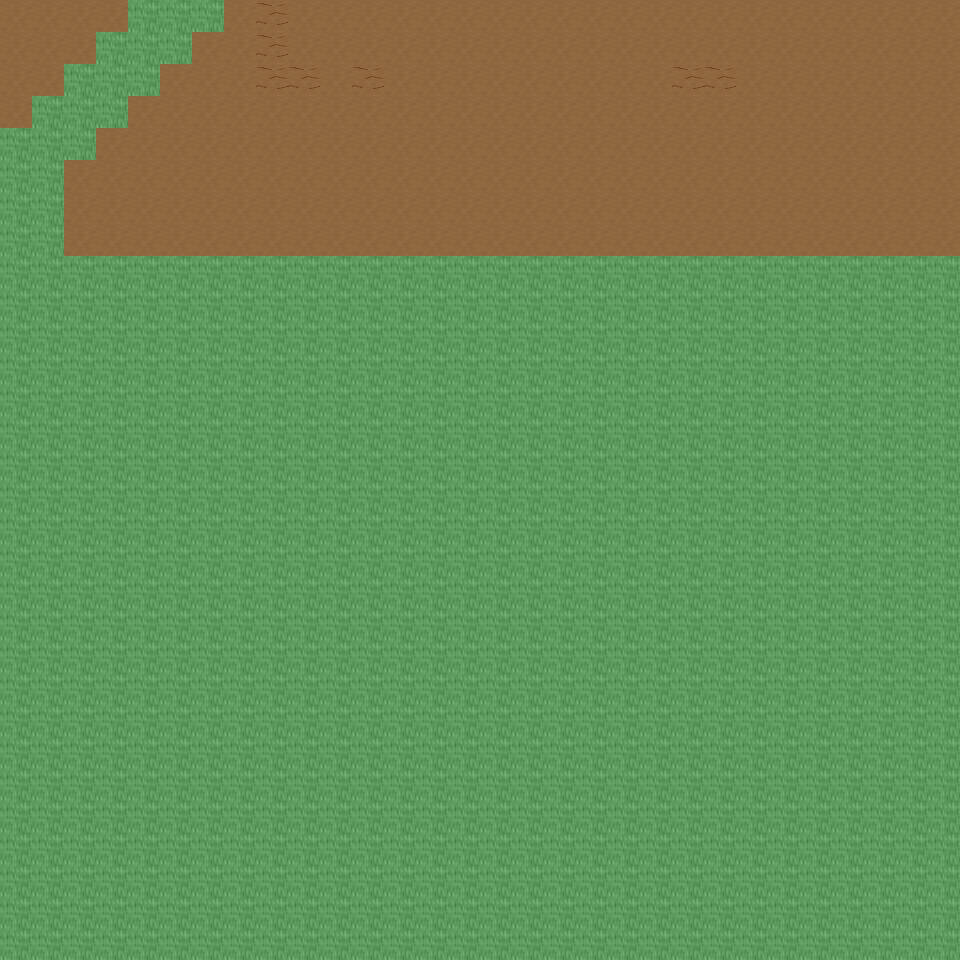

A 2D game scene composited from a Tiled map and its tileset images. What follows is a short description and the map's XML, with each tile layer's data collapsed to a summary:
An orthogonal 30x30 tile map with 32x32 px tiles, 6 tile layers (Ground, Object, Object2, Above, ...), 17 tilesets and 3 objects (3x mapchange).

<map version="1.0" orientation="orthogonal" renderorder="right-down" width="30" height="30" tilewidth="32" tileheight="32" nextobjectid="4">
  <tileset firstgid="1" name="tileset_ground_ground" tilewidth="32" tileheight="32" tilecount="33" columns="3">
    <image source="../drawable/tileset_ground_ground.png" width="96" height="352" />
  </tileset>
  <tileset firstgid="34" name="tileset_ground_rock_pebbles" tilewidth="32" tileheight="32" tilecount="3" columns="1">
    <image source="../drawable/tileset_ground_rock_pebbles.png" width="32" height="96" />
  </tileset>
  <tileset firstgid="37" name="tileset_ground_grass_edges" tilewidth="32" tileheight="32" tilecount="36" columns="12">
    <image source="../drawable/tileset_ground_grass_edges.png" width="384" height="96" />
  </tileset>
  <tileset firstgid="73" name="tileset_plant_flower_daisy_white" tilewidth="32" tileheight="32" tilecount="8" columns="2">
    <image source="../drawable/tileset_plant_flower_daisy_white.png" width="64" height="128" />
  </tileset>
  <tileset firstgid="81" name="tileset_ground_ridge_earth_dark" tilewidth="32" tileheight="32" tilecount="96" columns="12">
    <image source="../drawable/tileset_ground_ridge_earth_dark.png" width="384" height="256" />
  </tileset>
  <tileset firstgid="177" name="tileset_plant_grasses" tilewidth="32" tileheight="32" tilecount="6" columns="3">
    <image source="../drawable/tileset_plant_grasses.png" width="96" height="64" />
  </tileset>
  <tileset firstgid="183" name="tileset_ground_earth_edges" tilewidth="32" tileheight="32" tilecount="18" columns="6">
    <image source="../drawable/tileset_ground_earth_edges.png" width="192" height="96" />
  </tileset>
  <tileset firstgid="201" name="tileset_ground_pothole" tilewidth="32" tileheight="32" tilecount="4" columns="4">
    <image source="../drawable/tileset_ground_pothole.png" width="128" height="32" />
  </tileset>
  <tileset firstgid="205" name="tileset_item_statue_green_stone_3" tilewidth="32" tileheight="32" tilecount="3" columns="1">
    <image source="../drawable/tileset_item_statue_green_stone_3.png" width="32" height="96" />
  </tileset>
  <tileset firstgid="208" name="tileset_ground_rock_rocks_2" tilewidth="32" tileheight="32" tilecount="4" columns="2">
    <image source="../drawable/tileset_ground_rock_rocks_2.png" width="64" height="64" />
  </tileset>
  <tileset firstgid="212" name="tileset_logic_collision" tilewidth="32" tileheight="32" tilecount="1" columns="1">
    <image source="../drawable/tileset_logic_collision.png" width="32" height="32" />
  </tileset>
  <tileset firstgid="213" name="tileset_plant_tree_taller_trees" tilewidth="32" tileheight="32" tilecount="32" columns="8">
    <image source="../drawable/tileset_plant_tree_taller_trees.png" width="256" height="128" />
  </tileset>
  <tileset firstgid="245" name="tileset_plant_tree_spruce" tilewidth="32" tileheight="32" tilecount="6" columns="2">
    <image source="../drawable/tileset_plant_tree_spruce.png" width="64" height="96" />
  </tileset>
  <tileset firstgid="251" name="tileset_plant_bush_bush_mult_colored" tilewidth="32" tileheight="32" tilecount="6" columns="3">
    <image source="../drawable/tileset_plant_bush_bush_mult_colored.png" width="96" height="64" />
  </tileset>
  <tileset firstgid="257" name="tileset_plant_tree_pine_tree" tilewidth="32" tileheight="32" tilecount="20" columns="4">
    <image source="../drawable/tileset_plant_tree_pine_tree.png" width="128" height="160" />
  </tileset>
  <tileset firstgid="277" name="tileset_plant_tree_pine_tree_1" tilewidth="32" tileheight="32" tilecount="20" columns="4">
    <image source="../drawable/tileset_plant_tree_pine_tree_1.png" width="128" height="160" />
  </tileset>
  <tileset firstgid="297" name="tileset_building_wizards_tower" tilewidth="32" tileheight="32" tilecount="252" columns="9">
    <image source="../drawable/tileset_building_wizards_tower.png" width="288" height="896" />
  </tileset>
  <layer name="Ground" width="30" height="30">
    <data>[900 cells, 240 non-empty, 1 distinct tile ids]</data>
  </layer>
  <layer name="Object" width="30" height="30">
    <data>[900 cells, 28 non-empty, 9 distinct tile ids]</data>
  </layer>
  <layer name="Object2" width="30" height="30">
    <data>[900 cells, 0 non-empty, 0 distinct tile ids]</data>
  </layer>
  <layer name="Above" width="30" height="30">
    <data>[900 cells, 0 non-empty, 0 distinct tile ids]</data>
  </layer>
  <layer name="Above2" width="30" height="30">
    <data>[900 cells, 0 non-empty, 0 distinct tile ids]</data>
  </layer>
  <layer name="Walkable" width="30" height="30">
    <data>[900 cells, 681 non-empty, 1 distinct tile ids]</data>
  </layer>
  <objectgroup name="MapEvents">
    <object id="1" name="north" type="mapchange" x="0" y="0" width="128" height="32">
      <properties>
        <property name="map" value="0_deniran_forest_n2_w_x0_y3" />
        <property name="place" value="south" />
      </properties>
    </object>
    <object id="2" name="north2" type="mapchange" x="224" y="0" width="736" height="32">
      <properties>
        <property name="map" value="0_deniran_forest_n2_w_x0_y3" />
        <property name="place" value="south2" />
      </properties>
    </object>
    <object id="3" name="east" type="mapchange" x="928" y="0" width="32" height="256">
      <properties>
        <property name="map" value="0_ados_mountain_n2_w2_x0_y4" />
        <property name="place" value="west" />
      </properties>
    </object>
  </objectgroup>
</map>
